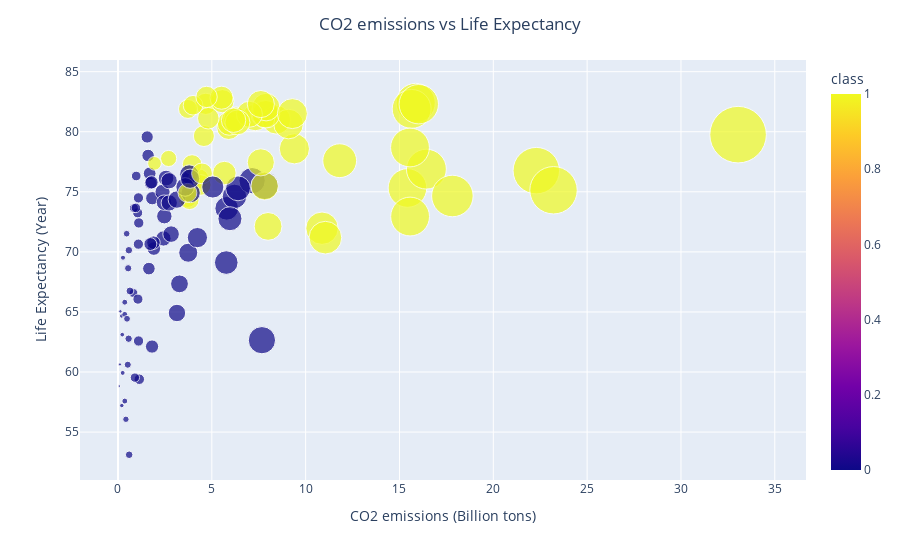

Write notebook code for a chart like this one.
### Code cell
fig = px.scatter(df, x = 'CO2 emissions (Billion tons)', y = 'Life Expectancy (Year)', color = 'class', size = 'CO2 emissions (Billion tons)', hover_name = 'Country', size_max = 40, log_x=False)
fig.update_layout(title_text = 'CO2 emissions vs Life Expectancy', title_x=0.5)
fig.show()

### Figure 1 — Plotly figure (JSON) as saved in the notebook; plotly's stock layout.template omitted (floating-point values rounded to 4 significant figures)
{"data": [{"hovertemplate": "<b>%{hovertext}</b><br><br>CO2 emissions (Billion tons)=%{marker.size}<br>Life Expectancy (Year)=%{y}<br>class=%{marker.color}<extra></extra>", "hovertext": ["Albania", "Algeria", "Angola", "Argentina", "Armenia", "Australia", "Austria", "Bahrain", "Bangladesh", "Belarus", "Belgium", "Benin", "Bolivia", "Botswana", "Brazil", "Brunei Darussalam", "Bulgaria", "Cambodia", "Cameroon", "Canada", "Chile", "China", "Colombia", "Congo Dem. Rep.", "Congo Rep.", "Costa Rica", "Cote d'Ivoire", "Croatia", "Cyprus", "Czechia", "Denmark", "Ecuador", "Egypt", "El Salvador", "Eritrea", "Estonia", "Ethiopia", "Finland", "France", "Gabon", "Georgia", "Germany", "Ghana", "Greece", "Guatemala", "Honduras", "Hungary", "India", "Indonesia", "Iran", "Iraq", "Ireland", "Israel", "Italy", "Jamaica", "Jordan", "Kazakhstan", "Kenya", "Kuwait", "Kyrgyz Republic", "Latvia", "Libya", "Lithuania", "Luxembourg", "Malaysia", "Malta", "Mauritius", "Mexico", "Moldova", "Mongolia", "Montenegro", "Morocco", "Mozambique", "Myanmar", "Namibia", "Nepal", "Netherlands", "New Zealand", "Nicaragua", "Niger", "Nigeria", "North Macedonia", "Norway", "Oman", "Pakistan", "Panama", "Paraguay", "Peru", "Philippines", "Poland", "Portugal", "Qatar", "Romania", "Russian Federation", "Saudi Arabia", "Senegal", "Serbia", "Slovak Republic", "Slovenia", "South Africa", "Spain", "Sri Lanka", "Sudan", "Sweden", "Switzerland", "Tajikistan", "Tanzania", "Thailand", "Togo", "Trinidad and Tobago", "Tunisia", "Turkiye", "Ukraine", "United Kingdom", "United States", "Uruguay", "Vietnam", "Venezuela", "Yemen", "Zimbabwe"], "legendgroup": "", "marker": {"color": [0, 0, 0, 1, 0, 1, 1, 1, 0, 0, 1, 0, 0, 0, 0, 1, 0, 0, 0, 1, 1, 0, 0, 0, 0, 0, 0, 1, 1, 1, 1, 0, 0, 0, 0, 1, 0, 1, 1, 0, 0, 1, 0, 1, 0, 0, 1, 0, 0, 0, 0, 1, 1, 1, 0, 0, 1, 0, 1, 0, 1, 1, 1, 1, 1, 1, 0, 0, 0, 0, 0, 0, 0, 0, 0, 0, 1, 1, 0, 0, 0, 0, 1, 1, 0, 1, 0, 0, 0, 1, 1, 1, 1, 1, 1, 0, 0, 1, 1, 0, 1, 0, 0, 1, 1, 0, 0, 0, 0, 1, 0, 1, 0, 1, 1, 1, 0, 0, 0, 0], "coloraxis": "coloraxis", "size": [1.604, 3.933, 1.135, 4.302, 1.825, 15.86, 7.317, 22.29, 0.462, 5.794, 8.438, 0.521, 1.91, 3.277, 2.374, 15.42, 6.208, 0.5431, 0.3631, 15.65, 4.576, 7.146, 1.688, 0.06968, 1.096, 1.555, 0.4224, 3.949, 5.9, 9.401, 5.929, 2.561, 2.423, 1.107, 0.1944, 11.81, 0.1278, 7.815, 4.678, 3.142, 2.47, 9.087, 0.5666, 6.285, 1.05, 1.09, 4.407, 1.647, 1.891, 7.814, 3.744, 7.882, 7.893, 5.563, 2.452, 2.731, 10.87, 0.3595, 23.21, 1.724, 3.702, 7.997, 3.811, 16.03, 7.814, 3.73, 3.136, 3.87, 2.829, 5.77, 3.793, 1.743, 0.2041, 0.3614, 1.814, 0.2661, 9.292, 7.003, 0.8468, 0.1055, 0.5949, 3.579, 7.611, 16.43, 0.823, 2.696, 0.9523, 1.79, 1.087, 7.61, 4.813, 33.04, 3.7, 11.05, 17.82, 0.6372, 6.397, 5.669, 6.368, 7.67, 5.518, 0.9709, 0.4809, 3.999, 4.72, 0.5796, 0.2271, 3.842, 0.2499, 15.57, 2.726, 4.477, 4.232, 6.159, 15.56, 1.946, 5.052, 5.966, 1.062, 0.8998], "sizemode": "area", "sizeref": 0.02065, "symbol": "circle"}, "mode": "markers", "name": "", "orientation": "v", "showlegend": false, "type": "scatter", "x": [1.604, 3.933, 1.135, 4.302, 1.825, 15.86, 7.317, 22.29, 0.462, 5.794, 8.438, 0.521, 1.91, 3.277, 2.374, 15.42, 6.208, 0.5431, 0.3631, 15.65, 4.576, 7.146, 1.688, 0.06968, 1.096, 1.555, 0.4224, 3.949, 5.9, 9.401, 5.929, 2.561, 2.423, 1.107, 0.1944, 11.81, 0.1278, 7.815, 4.678, 3.142, 2.47, 9.087, 0.5666, 6.285, 1.05, 1.09, 4.407, 1.647, 1.891, 7.814, 3.744, 7.882, 7.893, 5.563, 2.452, 2.731, 10.87, 0.3595, 23.21, 1.724, 3.702, 7.997, 3.811, 16.03, 7.814, 3.73, 3.136, 3.87, 2.829, 5.77, 3.793, 1.743, 0.2041, 0.3614, 1.814, 0.2661, 9.292, 7.003, 0.8468, 0.1055, 0.5949, 3.579, 7.611, 16.43, 0.823, 2.696, 0.9523, 1.79, 1.087, 7.61, 4.813, 33.04, 3.7, 11.05, 17.82, 0.6372, 6.397, 5.669, 6.368, 7.67, 5.518, 0.9709, 0.4809, 3.999, 4.72, 0.5796, 0.2271, 3.842, 0.2499, 15.57, 2.726, 4.477, 4.232, 6.159, 15.56, 1.946, 5.052, 5.966, 1.062, 0.8998], "xaxis": "x", "y": [78.03, 76.09, 59.4, 76.07, 74.47, 82.4, 81.19, 76.76, 71.51, 73.62, 80.99, 60.61, 70.28, 67.34, 74.99, 75.32, 74.61, 68.64, 57.58, 81.9, 79.65, 75.93, 76.53, 58.83, 62.58, 79.56, 56.06, 77.28, 80.35, 78.58, 80.7, 76.14, 71.12, 72.41, 64.66, 77.59, 65.05, 81.48, 82.32, 64.91, 72.97, 80.64, 62.77, 81.04, 73.25, 74.5, 75.57, 68.61, 70.77, 75.5, 69.93, 81.45, 82.05, 82.54, 74.1, 74.08, 71.97, 64.8, 75.13, 70.65, 74.48, 72.12, 74.32, 82.29, 75.46, 81.9, 74.35, 74.9, 71.48, 69.11, 76.45, 75.73, 57.21, 65.81, 62.12, 69.52, 81.51, 81.46, 73.65, 60.63, 53.11, 75.4, 82.3, 76.89, 66.58, 77.78, 73.66, 75.79, 70.64, 77.45, 81.12, 79.76, 74.91, 71.18, 74.65, 66.75, 75.29, 76.56, 80.78, 62.65, 82.83, 76.32, 64.43, 82.2, 82.9, 70.14, 63.11, 76.09, 59.93, 72.94, 75.92, 76.53, 71.19, 80.96, 78.69, 77.37, 75.4, 72.76, 66.07, 59.53], "yaxis": "y"}], "layout": {"coloraxis": {"colorbar": {"title": {"text": "class"}}, "colorscale": [[0, "#0d0887"], [0.1111, "#46039f"], [0.2222, "#7201a8"], [0.3333, "#9c179e"], [0.4444, "#bd3786"], [0.5556, "#d8576b"], [0.6667, "#ed7953"], [0.7778, "#fb9f3a"], [0.8889, "#fdca26"], [1, "#f0f921"]]}, "legend": {"itemsizing": "constant", "tracegroupgap": 0}, "margin": {"t": 60}, "title": {"text": "CO2 emissions vs Life Expectancy", "x": 0.5}, "xaxis": {"anchor": "y", "domain": [0, 1], "title": {"text": "CO2 emissions (Billion tons)"}}, "yaxis": {"anchor": "x", "domain": [0, 1], "title": {"text": "Life Expectancy (Year)"}}}}
